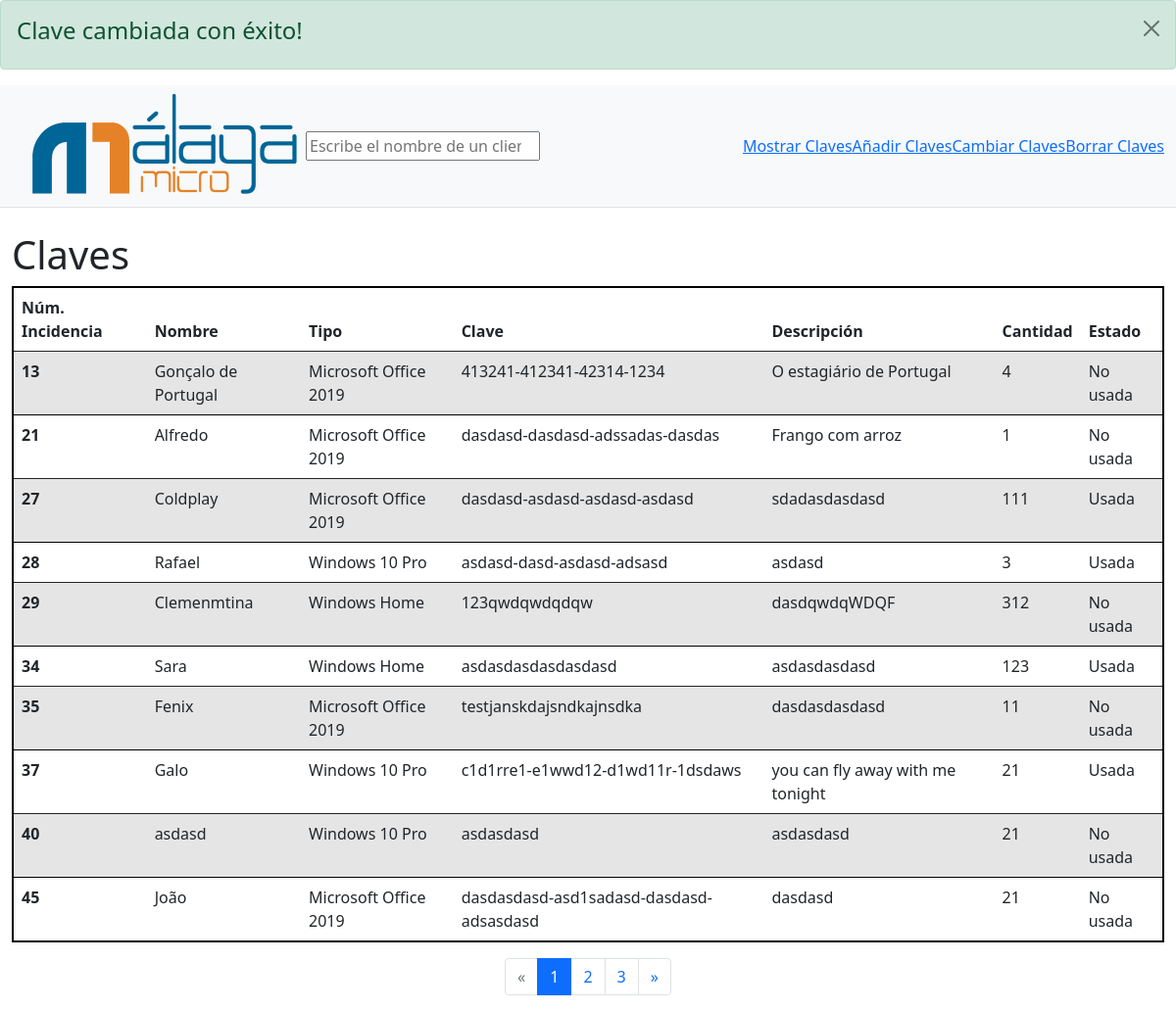
The page /index.php?pagina=1&cd=21&tp=1 on the database its author committed.
### tables this page shows
CREATE TABLE `claves` (
  `num_inc` int(4) NOT NULL,
  `nombre` varchar(50) NOT NULL,
  `tipo` int(40) NOT NULL,
  `clave` varchar(500) NOT NULL,
  `descripcion` varchar(1000) NOT NULL,
  `cantidad` int(5) NOT NULL,
  `estado` int(15) NOT NULL
);

CREATE TABLE `tipo` (
  `id_tipo` int(11) NOT NULL,
  `tipo` varchar(40) NOT NULL
);

### mostrar_claves.php (the view, shortened to what this page needs)
<div class="container-fluid" id="resultado">
  <h1 class="mt-4">Claves</h1>
  <?PHP
  include "conexion.php";
  $articulos = 10;
  $iniciar = ($_GET['pagina'] - 1) * $articulos;
  $consulta = "SELECT c.num_inc, c.nombre, t.tipo, c.clave, c.descripcion, c.cantidad, c.estado FROM claves c INNER JOIN tipo t ON c.tipo = t.id_tipo LIMIT $iniciar, $articulos";
  if ($resultado = $conexion->query($consulta)) {
    ?>
    <table style="border: solid black 2px" class="table table-hover">
      <thead>
        <tr>
          <th scope="col">Núm. Incidencia</th>
          <th scope="col">Nombre</th>
          <th scope="col">Tipo</th>
          <th scope="col">Clave</th>
          <th scope="col">Descripción</th>
          <th scope="col">Cantidad</th>
          <th scope="col">Estado</th>
        </tr>
      </thead>
      <?php
      $valor = 1;
      while ($linea = $resultado->fetch_assoc()) {
        if($valor == 1)
        {
          echo '<tbody>
          <tr class="table-active">
          <th scope="row">'.$linea['num_inc'].'</th>
          <td>'.$linea['nombre'].'</td>
          <td>'.$linea['tipo'].'</td>
          <td>'.$linea['clave'].'</td>
          <td>'.$linea['descripcion'].'</td>
          <td>'.$linea['cantidad'].'</td>';
          if($linea['estado']==1){
          echo '<td>'."No usada".'</td>';
          }else{
          echo '<td>'."Usada".'</td>';
          }
          echo'</tr>
          ';
          $valor = 2;
        }else {
          echo '<tr>
          <th scope="row">'.$linea["num_inc"].'</th>
          <td>'.$linea["nombre"].'</td>
          <td>'.$linea["tipo"].'</td>
          <td>'.$linea["clave"].'</td>
          <td>'.$linea["descripcion"].'</td>
          <td>'.$linea["cantidad"].'</td>';
          if($linea['estado']==1){
          echo '<td>'."No usada".'</td>';
          }else{
          echo '<td>'."Usada".'</td>';
          }
          echo'</tr>';
          $valor = 1;
        }
      };
      echo'</tbody>
      </table>';
    };
    ?>
  </div>
  <div id="paginacion">
    <ul class="pagination d-flex justify-content-center">
      <li class="page-item <?PHP if ($_GET['pagina'] <= 1) {
        echo "disabled";
      } ?>">
      <a class="page-link" href="index.php?pagina=<?PHP echo $_GET['pagina'] - 1 ?>">&laquo;</a>
    </li>
    <?PHP
    $todo = mysqli_query($conexion, "SELECT c.num_inc, c.nombre, t.tipo, c.clave, c.descripcion, c.cantidad, c.estado FROM claves c INNER JOIN tipo t ON c.tipo = t.id_tipo");
    $count = mysqli_num_rows($todo);
    $total_paginas = $count / 10;
    $paginas = ceil($total_paginas);
    for ($i = 0; $i < $paginas; $i++) { ?>
      <li class="page-item
      <?PHP if ($_GET['pagina'] == $i + 1) {
        echo "active";
      } ?>">
      <a class="page-link" href="index.php?pagina=<?PHP echo $i + 1 ?>">
        <?PHP
        echo $i + 1;
        ?>
      </a>
    </li>
    <?PHP
  };
  ?>
  <li class="page-item <?PHP if ($_GET['pagina'] >= $paginas) {
    echo "disabled";
  } ?>">
  <a class="page-link" disabled="disabled" href="index.php?pagina=<?PHP echo $_GET['pagina'] + 1 ?>">&raquo;</a>
</li>
</ul>
</div>

### rows shown on the page
claves: num_inc "13", nombre "Gonçalo de Portugal", tipo.tipo "Microsoft Office 2019", clave "413241-412341-42314-1234", descripcion "O estagiário de Portugal", cantidad "4", estado "No usada"
claves: num_inc "21", nombre "Alfredo", tipo.tipo "Microsoft Office 2019", clave "dasdasd-dasdasd-adssadas-dasdas", descripcion "Frango com arroz", cantidad "1", estado "No usada"
claves: num_inc "27", nombre "Coldplay", tipo.tipo "Microsoft Office 2019", clave "dasdasd-asdasd-asdasd-asdasd", descripcion "sdadasdasdasd", cantidad "111", estado "Usada"
claves: num_inc "28", nombre "Rafael", tipo.tipo "Windows 10 Pro", clave "asdasd-dasd-asdasd-adsasd", descripcion "asdasd", cantidad "3", estado "Usada"
claves: num_inc "29", nombre "Clemenmtina", tipo.tipo "Windows Home", clave "123qwdqwdqdqw", descripcion "dasdqwdqWDQF", cantidad "312", estado "No usada"
claves: num_inc "34", nombre "Sara", tipo.tipo "Windows Home", clave "asdasdasdasdasdasd", descripcion "asdasdasdasd", cantidad "123", estado "Usada"
claves: num_inc "35", nombre "Fenix", tipo.tipo "Microsoft Office 2019", clave "testjanskdajsndkajnsdka", descripcion "dasdasdasdasd", cantidad "11", estado "No usada"
claves: num_inc "37", nombre "Galo", tipo.tipo "Windows 10 Pro", clave "c1d1rre1-e1wwd12-d1wd11r-1dsdaws", descripcion "you can fly away with me tonight", cantidad "21", estado "Usada"
claves: num_inc "40", nombre "asdasd", tipo.tipo "Windows 10 Pro", clave "asdasdasd", descripcion "asdasdasd", cantidad "21", estado "No usada"
claves: num_inc "45", nombre "João", tipo.tipo "Microsoft Office 2019", clave "dasdasdasd-asd1sadasd-dasdasd-adsasdasd", descripcion "dasdasd", cantidad "21", estado "No usada"
